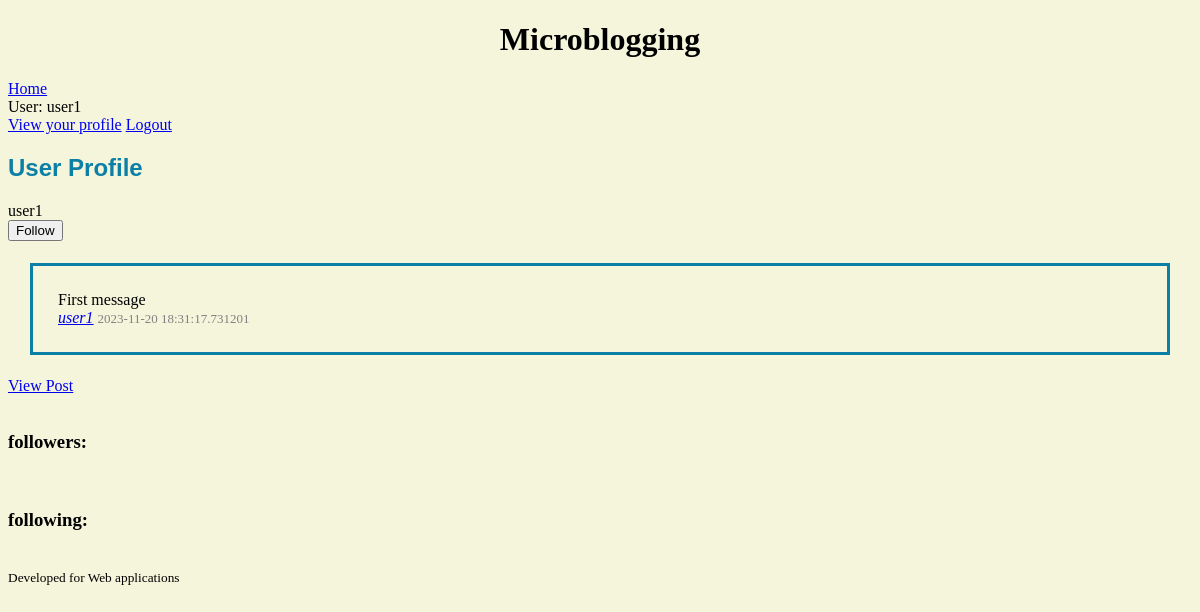
/user/1 (signed in), run on the app's committed database.
### Reference Material/model.py (models this page shows)
class User(flask_login.UserMixin, db.Model):
    id = db.Column(db.Integer, primary_key=True)
    email = db.Column(db.String(128), unique=True, nullable=False)
    name = db.Column(db.String(64), nullable=False)
    password = db.Column(db.String(100), nullable=False)
    messages = db.relationship('Message', back_populates='user')
    following = db.relationship(
        "User",
        secondary=FollowingAssociation.__table__,
        primaryjoin=FollowingAssociation.follower_id == id,
        secondaryjoin=FollowingAssociation.followed_id == id,
        back_populates="followers",
    )
    followers = db.relationship(
        "User",
        secondary=FollowingAssociation.__table__,
        primaryjoin=FollowingAssociation.followed_id == id,
        secondaryjoin=FollowingAssociation.follower_id == id,
        back_populates="following",
    )

class Message(db.Model):
    id = db.Column(db.Integer, primary_key=True)
    user_id = db.Column(db.Integer, db.ForeignKey('user.id'), nullable=False)
    user = db.relationship('User', back_populates='messages')
    text = db.Column(db.String(512), nullable=False)
    timestamp = db.Column(db.DateTime(), nullable=False)
    response_to_id = db.Column(db.Integer, db.ForeignKey('message.id'))
    response_to = db.relationship('Message', back_populates='responses', remote_side=[id])
    responses = db.relationship('Message', back_populates='response_to', remote_side=[response_to_id])

### Reference Material/main.py (the view)
@bp.route("/user/<int:user_id>")
@flask_login.login_required
def userProfile(user_id):
    user = db.session.get(model.User, user_id)
    if not user:
        abort(404, "User id {} doesn't exist.".format(user_id))
    query = db.select(model.Message).where((model.Message.user_id == user_id) & (model.Message.response_to == None)).order_by(model.Message.timestamp.desc())
    posts = db.session.execute(query).scalars().all()
    if user == current_user:
        follow_button = None
    if flask_login.current_user not in user.followers:
        follow_button = "follow"
    if flask_login.current_user in user.followers:
        follow_button = "unfollow"
    return render_template("main/profile.html", posts=posts, user=user, follow_button=follow_button)

### Reference Material/__init__.py (called while the page is built)
def create_app(test_config=None):
    app = Flask(__name__)
    app.config["SECRET_KEY"] = "93220d9b340cf9a6c39bac99cce7daf220167498f91fa"
    from . import main
    from . import auth
    app.config["SQLALCHEMY_DATABASE_URI"] = "sqlite:///microblog.db"
    db.init_app(app)
    login_manager = LoginManager()
    login_manager.login_view = 'auth.login'
    login_manager.init_app(app)
    from . import model
    @login_manager.user_loader
    def load_user(user_id):
        return db.session.get(model.User, int(user_id))
    app.register_blueprint(main.bp)
    app.register_blueprint(auth.bp)
    return app

### Reference Material/templates/main/profile.html (shortened to what this page needs)
{% extends 'base.html' %}
{% block prof %}
    <section>
        <h2>User Profile</h2>
        {{ user.name }}
        {% if follow_button == "follow" %}
            <form action="{{ url_for('main.follow', user_id=user.id) }}" method="post">
                <input type="submit" value="Follow">
            </form>
        {% elif follow_button == "unfollow" %}
            <form action="{{ url_for('main.unfollow', user_id=user.id) }}" method="post">
                <input type="submit" value="Unfollow">
            </form>
        {% endif %}
        {% include 'posts_template.html' %}
    </section>
    <section>
            <h3>followers:</h3>
            <h3>following:</h3>
        </section>
{% endblock %}

### Reference Material/templates/base.html (shortened to what this page needs)
<!DOCTYPE html>
<html>
    <head>
        <link rel="stylesheet"
              href="{{ url_for('static', filename='microblog.css') }}">
    </head>
    <body>
        <header>
            <h1>Microblogging</h1>
            <a href="{{ url_for('main.index') }}">Home</a>
            {% if current_user.is_authenticated: %}
                <div>User: {{current_user.name}}</div>
                <a href="{{ url_for('main.userProfile', user_id=current_user.id) }}">View your profile</a>
                <a href="{{ url_for('auth.log_out') }}">Logout</a>
            {% endif %}
        </header>
        <section class="userProfile">
           {% block prof %}{% endblock %}
        </section>
        <footer><small>Developed for Web applications</small></footer>
    </body>
</html>

### Reference Material/templates/posts_template.html
<div class="messages">
    {% for post in posts %}
        {% include 'post_template.html' %}
        <a href="{{ url_for('main.post', message_id=post.id) }}">View Post</a>
    {% endfor %}
</div>

### Reference Material/templates/post_template.html
<div class="message">
    <div class="text">{{ post.text}}</div>
    <div class="metadata">
        <span class="author">
            <a href="{{ url_for('main.userProfile', user_id=post.user.id) }}">{{ post.user.name }}</a>
        </span>
        <span class="date">{{ post.timestamp }}</span>
    </div>
</div>

### Reference Material/static/microblog.css (style rules this page uses)
body { background-color: beige; text-align: left; }
h1 { text-align: center; }
h2, strong { color: rgb(11, 127, 166); font-family: Arial, Helvetica, sans-serif; text-align: left; }
.author { font-style: italic; }
.date { text-align: right; color: gray; font-size: small; }
.message { outline-style: solid; outline-color: rgb(11, 127, 166); padding: 25px; margin: 25px; }

### data on the page
User: name "user1"
Message: text "First message", user.name "user1", timestamp "2023-11-20 18:31:17.731201"
